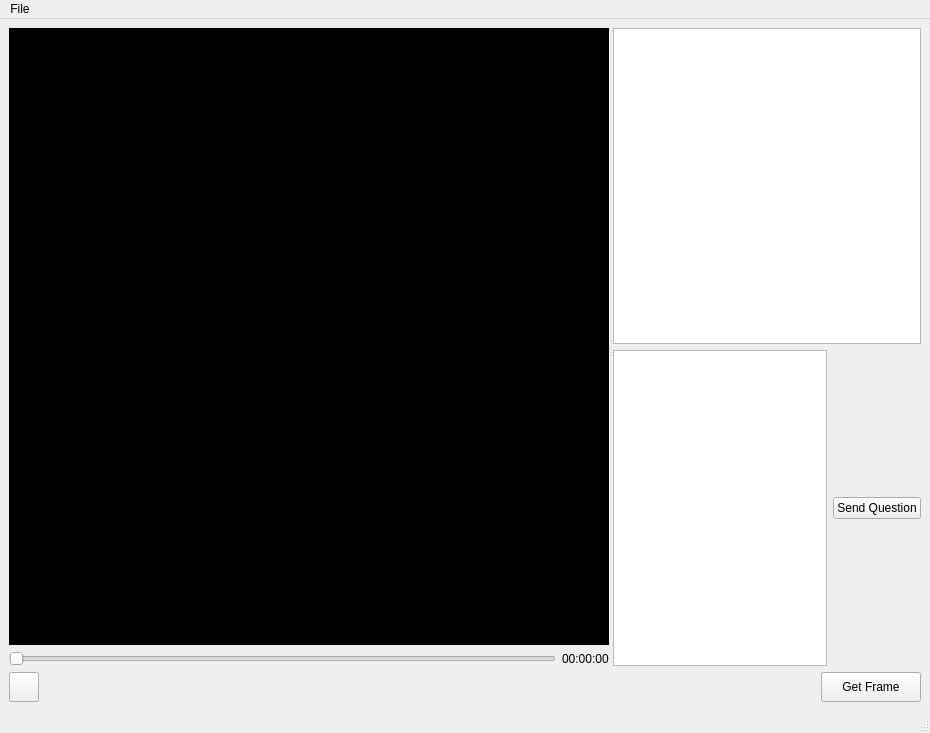
<?xml version="1.0" encoding="UTF-8"?>
<ui version="4.0">
 <class>MainWindow</class>
 <widget class="QMainWindow" name="MainWindow">
  <property name="geometry">
   <rect>
    <x>0</x>
    <y>0</y>
    <width>930</width>
    <height>733</height>
   </rect>
  </property>
  <property name="windowTitle">
   <string>MainWindow</string>
  </property>
  <widget class="QWidget" name="centralwidget">
   <layout class="QVBoxLayout" name="verticalLayout_4">
    <item>
     <widget class="QSplitter" name="splitter">
      <property name="orientation">
       <enum>Qt::Horizontal</enum>
      </property>
      <widget class="QWidget" name="verticalLayoutWidget_2">
       <layout class="QVBoxLayout" name="verticalLayout_2">
        <item>
         <widget class="QWidget" name="videoWidget" native="true">
          <property name="sizePolicy">
           <sizepolicy hsizetype="Expanding" vsizetype="Expanding">
            <horstretch>0</horstretch>
            <verstretch>0</verstretch>
           </sizepolicy>
          </property>
          <property name="minimumSize">
           <size>
            <width>600</width>
            <height>0</height>
           </size>
          </property>
          <property name="styleSheet">
           <string notr="true">background-color: rgb(0, 0, 0);</string>
          </property>
         </widget>
        </item>
        <item>
         <layout class="QHBoxLayout" name="horizontalLayout">
          <item>
           <widget class="QSlider" name="slider">
            <property name="orientation">
             <enum>Qt::Horizontal</enum>
            </property>
           </widget>
          </item>
          <item>
           <layout class="QVBoxLayout" name="verticalLayout_3">
            <property name="rightMargin">
             <number>0</number>
            </property>
            <item>
             <widget class="QLabel" name="durationtime">
              <property name="sizePolicy">
               <sizepolicy hsizetype="Minimum" vsizetype="Minimum">
                <horstretch>0</horstretch>
                <verstretch>0</verstretch>
               </sizepolicy>
              </property>
              <property name="text">
               <string>00:00:00</string>
              </property>
             </widget>
            </item>
           </layout>
          </item>
         </layout>
        </item>
       </layout>
      </widget>
      <widget class="QWidget" name="verticalLayoutWidget">
       <layout class="QVBoxLayout" name="verticalLayout">
        <item>
         <widget class="QPlainTextEdit" name="GeminiResponse"/>
        </item>
        <item>
         <layout class="QHBoxLayout" name="horizontalLayout_3">
          <property name="bottomMargin">
           <number>0</number>
          </property>
          <item>
           <widget class="QPlainTextEdit" name="MakeQuestion"/>
          </item>
          <item>
           <widget class="QPushButton" name="sendQuestion">
            <property name="text">
             <string>Send Question</string>
            </property>
           </widget>
          </item>
         </layout>
        </item>
       </layout>
      </widget>
     </widget>
    </item>
    <item>
     <layout class="QHBoxLayout" name="horizontalLayout_2">
      <item>
       <widget class="QPushButton" name="playbutton">
        <property name="sizePolicy">
         <sizepolicy hsizetype="Minimum" vsizetype="Minimum">
          <horstretch>0</horstretch>
          <verstretch>0</verstretch>
         </sizepolicy>
        </property>
        <property name="maximumSize">
         <size>
          <width>30</width>
          <height>30</height>
         </size>
        </property>
        <property name="text">
         <string/>
        </property>
       </widget>
      </item>
      <item>
       <widget class="QLabel" name="filePathVideo">
        <property name="sizePolicy">
         <sizepolicy hsizetype="Minimum" vsizetype="Minimum">
          <horstretch>0</horstretch>
          <verstretch>0</verstretch>
         </sizepolicy>
        </property>
        <property name="maximumSize">
         <size>
          <width>16777215</width>
          <height>30</height>
         </size>
        </property>
        <property name="text">
         <string/>
        </property>
       </widget>
      </item>
      <item>
       <widget class="QPushButton" name="btgetframe">
        <property name="maximumSize">
         <size>
          <width>100</width>
          <height>30</height>
         </size>
        </property>
        <property name="text">
         <string>Get Frame</string>
        </property>
       </widget>
      </item>
     </layout>
    </item>
   </layout>
  </widget>
  <widget class="QMenuBar" name="menubar">
   <property name="geometry">
    <rect>
     <x>0</x>
     <y>0</y>
     <width>930</width>
     <height>21</height>
    </rect>
   </property>
   <widget class="QMenu" name="menuFile">
    <property name="title">
     <string>File</string>
    </property>
    <addaction name="actionOpen"/>
    <addaction name="separator"/>
    <addaction name="actionExit"/>
   </widget>
   <addaction name="menuFile"/>
  </widget>
  <widget class="QStatusBar" name="statusbar"/>
  <action name="actionOpen">
   <property name="text">
    <string>Open</string>
   </property>
   <property name="shortcut">
    <string>Ctrl+O</string>
   </property>
  </action>
  <action name="actionExit">
   <property name="text">
    <string>Exit</string>
   </property>
   <property name="shortcut">
    <string>Ctrl+Q</string>
   </property>
  </action>
 </widget>
 <resources/>
 <connections/>
</ui>
